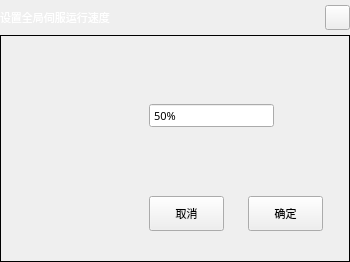
<?xml version="1.0" encoding="UTF-8"?>
<ui version="4.0">
 <class>DialogSpeed</class>
 <widget class="QDialog" name="DialogSpeed">
  <property name="geometry">
   <rect>
    <x>0</x>
    <y>0</y>
    <width>350</width>
    <height>262</height>
   </rect>
  </property>
  <property name="sizePolicy">
   <sizepolicy hsizetype="Fixed" vsizetype="Fixed">
    <horstretch>0</horstretch>
    <verstretch>0</verstretch>
   </sizepolicy>
  </property>
  <property name="minimumSize">
   <size>
    <width>350</width>
    <height>262</height>
   </size>
  </property>
  <property name="maximumSize">
   <size>
    <width>700</width>
    <height>525</height>
   </size>
  </property>
  <property name="font">
   <font>
    <family>微软雅黑</family>
    <pointsize>8</pointsize>
    <weight>50</weight>
    <bold>false</bold>
   </font>
  </property>
  <property name="windowTitle">
   <string notr="true">设置全局伺服运行速度</string>
  </property>
  <layout class="QVBoxLayout" name="verticalLayoutFrame">
   <property name="spacing">
    <number>0</number>
   </property>
   <property name="margin">
    <number>0</number>
   </property>
   <item>
    <widget class="QFrame" name="frameTitle">
     <property name="sizePolicy">
      <sizepolicy hsizetype="Preferred" vsizetype="Fixed">
       <horstretch>0</horstretch>
       <verstretch>0</verstretch>
      </sizepolicy>
     </property>
     <property name="minimumSize">
      <size>
       <width>0</width>
       <height>35</height>
      </size>
     </property>
     <property name="maximumSize">
      <size>
       <width>16777215</width>
       <height>35</height>
      </size>
     </property>
     <property name="font">
      <font>
       <family>微软雅黑</family>
       <pointsize>8</pointsize>
       <weight>50</weight>
       <bold>false</bold>
      </font>
     </property>
     <property name="styleSheet">
      <string notr="true">QFrame#frameTitle
{
	background-color: transparent;
	border-image: url(:/img/widget/DialogTitle.png) 0 12 0 12;
	border-left: 12px transparent;
	border-right: 12px transparent;
}
</string>
     </property>
     <property name="frameShape">
      <enum>QFrame::NoFrame</enum>
     </property>
     <property name="frameShadow">
      <enum>QFrame::Raised</enum>
     </property>
     <layout class="QHBoxLayout" name="horizontalLayoutTitle">
      <property name="spacing">
       <number>5</number>
      </property>
      <property name="margin">
       <number>0</number>
      </property>
      <item>
       <widget class="QLabel" name="labelTitle">
        <property name="sizePolicy">
         <sizepolicy hsizetype="Preferred" vsizetype="Fixed">
          <horstretch>0</horstretch>
          <verstretch>0</verstretch>
         </sizepolicy>
        </property>
        <property name="minimumSize">
         <size>
          <width>0</width>
          <height>25</height>
         </size>
        </property>
        <property name="maximumSize">
         <size>
          <width>16777215</width>
          <height>25</height>
         </size>
        </property>
        <property name="font">
         <font>
          <family>微软雅黑</family>
          <pointsize>8</pointsize>
          <weight>50</weight>
          <bold>false</bold>
         </font>
        </property>
        <property name="styleSheet">
         <string notr="true">QLabel#labelTitle
{
	color: white;
}</string>
        </property>
        <property name="frameShape">
         <enum>QFrame::NoFrame</enum>
        </property>
        <property name="text">
         <string>设置全局伺服运行速度</string>
        </property>
       </widget>
      </item>
      <item>
       <widget class="xPushButton" name="pushButtonClose">
        <property name="sizePolicy">
         <sizepolicy hsizetype="Fixed" vsizetype="Fixed">
          <horstretch>0</horstretch>
          <verstretch>0</verstretch>
         </sizepolicy>
        </property>
        <property name="minimumSize">
         <size>
          <width>25</width>
          <height>25</height>
         </size>
        </property>
        <property name="maximumSize">
         <size>
          <width>25</width>
          <height>25</height>
         </size>
        </property>
        <property name="focusPolicy">
         <enum>Qt::NoFocus</enum>
        </property>
        <property name="styleSheet">
         <string notr="true">QPushButton#pushButtonClose:!pressed
{
	border-image: url(:/img/widget/BtnCloseNormal.png);
}

QPushButton#pushButtonClose:pressed
{
	border-image: url(:/img/widget/BtnClosePress.png);
}
</string>
        </property>
        <property name="text">
         <string notr="true"/>
        </property>
        <property name="iconSize">
         <size>
          <width>32</width>
          <height>32</height>
         </size>
        </property>
       </widget>
      </item>
     </layout>
    </widget>
   </item>
   <item>
    <widget class="QFrame" name="frame">
     <property name="font">
      <font>
       <family>微软雅黑</family>
       <pointsize>8</pointsize>
      </font>
     </property>
     <property name="styleSheet">
      <string notr="true"/>
     </property>
     <property name="frameShape">
      <enum>QFrame::Panel</enum>
     </property>
     <property name="frameShadow">
      <enum>QFrame::Plain</enum>
     </property>
     <property name="IsMainArea" stdset="0">
      <bool>true</bool>
     </property>
     <layout class="QGridLayout" name="gridLayout">
      <property name="margin">
       <number>2</number>
      </property>
      <property name="spacing">
       <number>2</number>
      </property>
      <item row="0" column="1" colspan="2">
       <widget class="xSpinBox" name="BoxRunSpd">
        <property name="sizePolicy">
         <sizepolicy hsizetype="Preferred" vsizetype="Fixed">
          <horstretch>0</horstretch>
          <verstretch>0</verstretch>
         </sizepolicy>
        </property>
        <property name="minimumSize">
         <size>
          <width>125</width>
          <height>25</height>
         </size>
        </property>
        <property name="maximumSize">
         <size>
          <width>125</width>
          <height>25</height>
         </size>
        </property>
        <property name="font">
         <font>
          <family>微软雅黑</family>
          <pointsize>8</pointsize>
          <weight>50</weight>
          <bold>false</bold>
         </font>
        </property>
        <property name="focusPolicy">
         <enum>Qt::ClickFocus</enum>
        </property>
        <property name="alignment">
         <set>Qt::AlignLeading|Qt::AlignLeft|Qt::AlignVCenter</set>
        </property>
        <property name="buttonSymbols">
         <enum>QAbstractSpinBox::NoButtons</enum>
        </property>
        <property name="specialValueText">
         <string notr="true"/>
        </property>
        <property name="keyboardTracking">
         <bool>false</bool>
        </property>
        <property name="suffix">
         <string notr="true">%</string>
        </property>
        <property name="prefix">
         <string notr="true"/>
        </property>
        <property name="minimum">
         <number>1</number>
        </property>
        <property name="maximum">
         <number>100</number>
        </property>
        <property name="value">
         <number>50</number>
        </property>
        <property name="HasBtn" stdset="0">
         <bool>true</bool>
        </property>
       </widget>
      </item>
      <item row="0" column="0">
       <widget class="xSpeedometer" name="widget" native="true">
        <property name="sizePolicy">
         <sizepolicy hsizetype="Fixed" vsizetype="Fixed">
          <horstretch>0</horstretch>
          <verstretch>0</verstretch>
         </sizepolicy>
        </property>
        <property name="minimumSize">
         <size>
          <width>100</width>
          <height>100</height>
         </size>
        </property>
        <property name="maximumSize">
         <size>
          <width>100</width>
          <height>100</height>
         </size>
        </property>
        <property name="font">
         <font>
          <family>微软雅黑</family>
          <pointsize>8</pointsize>
         </font>
        </property>
       </widget>
      </item>
      <item row="1" column="2">
       <widget class="QPushButton" name="BtnOK">
        <property name="minimumSize">
         <size>
          <width>75</width>
          <height>35</height>
         </size>
        </property>
        <property name="maximumSize">
         <size>
          <width>75</width>
          <height>35</height>
         </size>
        </property>
        <property name="font">
         <font>
          <family>微软雅黑</family>
          <pointsize>8</pointsize>
          <weight>50</weight>
          <bold>false</bold>
         </font>
        </property>
        <property name="focusPolicy">
         <enum>Qt::NoFocus</enum>
        </property>
        <property name="text">
         <string>确定</string>
        </property>
        <property name="icon">
         <iconset resource="../xPad.qrc">
          <normaloff>:/img/32X32/OK.png</normaloff>:/img/32X32/OK.png</iconset>
        </property>
        <property name="iconSize">
         <size>
          <width>32</width>
          <height>32</height>
         </size>
        </property>
       </widget>
      </item>
      <item row="1" column="1">
       <widget class="QPushButton" name="BtnCancel">
        <property name="minimumSize">
         <size>
          <width>75</width>
          <height>35</height>
         </size>
        </property>
        <property name="maximumSize">
         <size>
          <width>75</width>
          <height>35</height>
         </size>
        </property>
        <property name="font">
         <font>
          <family>微软雅黑</family>
          <pointsize>8</pointsize>
          <weight>50</weight>
          <bold>false</bold>
         </font>
        </property>
        <property name="focusPolicy">
         <enum>Qt::NoFocus</enum>
        </property>
        <property name="text">
         <string>取消</string>
        </property>
        <property name="icon">
         <iconset resource="../xPad.qrc">
          <normaloff>:/img/32X32/Cancel.png</normaloff>:/img/32X32/Cancel.png</iconset>
        </property>
        <property name="iconSize">
         <size>
          <width>32</width>
          <height>32</height>
         </size>
        </property>
       </widget>
      </item>
     </layout>
    </widget>
   </item>
  </layout>
 </widget>
 <customwidgets>
  <customwidget>
   <class>xPushButton</class>
   <extends>QPushButton</extends>
   <header>xpushbutton.h</header>
  </customwidget>
  <customwidget>
   <class>xSpinBox</class>
   <extends>QSpinBox</extends>
   <header>xspinbox.h</header>
   <slots>
    <signal>clicked()</signal>
   </slots>
  </customwidget>
  <customwidget>
   <class>xSpeedometer</class>
   <extends>QWidget</extends>
   <header>xspeedometer.h</header>
   <container>1</container>
   <slots>
    <slot>SetSpeed(int)</slot>
   </slots>
  </customwidget>
 </customwidgets>
 <resources>
  <include location="../xPad.qrc"/>
 </resources>
 <connections>
  <connection>
   <sender>pushButtonClose</sender>
   <signal>clicked()</signal>
   <receiver>DialogSpeed</receiver>
   <slot>reject()</slot>
   <hints>
    <hint type="sourcelabel">
     <x>365</x>
     <y>23</y>
    </hint>
    <hint type="destinationlabel">
     <x>385</x>
     <y>28</y>
    </hint>
   </hints>
  </connection>
  <connection>
   <sender>BoxRunSpd</sender>
   <signal>clicked()</signal>
   <receiver>DialogSpeed</receiver>
   <slot>inputSpeed()</slot>
   <hints>
    <hint type="sourcelabel">
     <x>277</x>
     <y>97</y>
    </hint>
    <hint type="destinationlabel">
     <x>385</x>
     <y>82</y>
    </hint>
   </hints>
  </connection>
  <connection>
   <sender>BoxRunSpd</sender>
   <signal>valueChanged(int)</signal>
   <receiver>widget</receiver>
   <slot>SetSpeed(int)</slot>
   <hints>
    <hint type="sourcelabel">
     <x>262</x>
     <y>96</y>
    </hint>
    <hint type="destinationlabel">
     <x>96</x>
     <y>162</y>
    </hint>
   </hints>
  </connection>
  <connection>
   <sender>BtnOK</sender>
   <signal>clicked()</signal>
   <receiver>DialogSpeed</receiver>
   <slot>accept()</slot>
   <hints>
    <hint type="sourcelabel">
     <x>479</x>
     <y>367</y>
    </hint>
    <hint type="destinationlabel">
     <x>349</x>
     <y>262</y>
    </hint>
   </hints>
  </connection>
  <connection>
   <sender>BtnCancel</sender>
   <signal>clicked()</signal>
   <receiver>DialogSpeed</receiver>
   <slot>reject()</slot>
   <hints>
    <hint type="sourcelabel">
     <x>329</x>
     <y>367</y>
    </hint>
    <hint type="destinationlabel">
     <x>349</x>
     <y>262</y>
    </hint>
   </hints>
  </connection>
 </connections>
 <slots>
  <slot>inputSpeed()</slot>
 </slots>
</ui>
